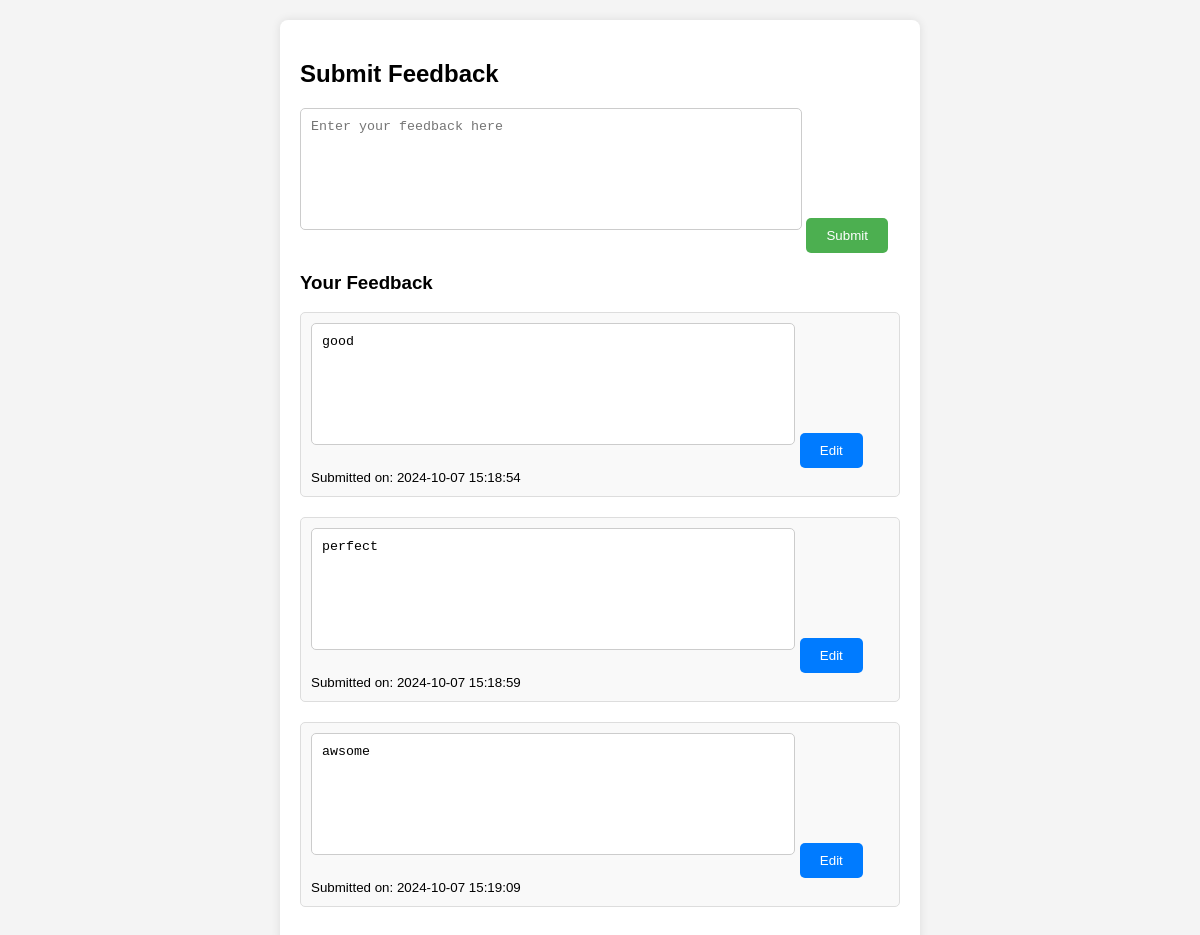
Screenshot of /home/feedback.php (signed in) with the database file from the repository.
### tables this page shows
CREATE TABLE `feedback` (
  `feedback_id` int(11) NOT NULL,
  `user_id` varchar(20) NOT NULL,
  `feedback` text NOT NULL,
  `created_at` timestamp NOT NULL DEFAULT current_timestamp()
);

### home/feedback.php (the view, shortened to what this page needs)
<?php
include 'db_connect.php';
$user_id = $_SESSION['user_id'];
$sql = "SELECT * FROM feedback WHERE user_id = ?";
$stmt = $conn->prepare($sql);
$stmt->bind_param("s", $user_id);
$stmt->execute();
$result = $stmt->get_result();
?>
<!DOCTYPE html>
<html lang="en">
<head>
    <link rel="stylesheet" href="../css/feedback.css">
</head>
<body>
<div class="container">
    <h2>Submit Feedback</h2>
    <form method="POST" action="feedback.php">
        <textarea name="feedback" placeholder="Enter your feedback here"></textarea>
        <button type="submit" name="submit_feedback">Submit</button>
    </form>
    <h3>Your Feedback</h3>
    <?php while ($row = $result->fetch_assoc()) { ?>
        <div class="feedback-entry">
            <form method="POST" action="feedback.php" class="edit-form">
                <textarea name="feedback"><?php echo $row['feedback']; ?></textarea>
                <button type="button" class="edit-btn">Edit</button>
            </form>
            <small>Submitted on: <?php echo $row['created_at']; ?></small>
        </div>
    <?php } ?>
</div>
</body>
</html>

### css/feedback.css (style rules this page uses)
body { font-family: Arial, sans-serif; background-color: #f4f4f4; margin: 0; padding: 20px; }
.container { width: 600px; margin: auto; background: white; padding: 20px; border-radius: 8px; box-shadow: 0 0 10px rgba(0, 0, 0, 0.1); }
textarea { width:80%; height: 100px; padding: 10px; border-radius: 5px; border: 1px solid #ccc; margin-bottom: 10px; resize: none; }
button { padding: 10px 20px; background-color: #4CAF50; color: white; border: none; border-radius: 5px; cursor: pointer; }
button.edit-btn { background-color: #007BFF; }
.feedback-entry { margin-bottom: 20px; padding: 10px; border: 1px solid #ddd; border-radius: 5px; background: #f9f9f9; }

### rows the page displays
feedback: feedback "good", created_at "2024-10-07 15:18:54"
feedback: feedback "perfect", created_at "2024-10-07 15:18:59"
feedback: feedback "awsome", created_at "2024-10-07 15:19:09"
